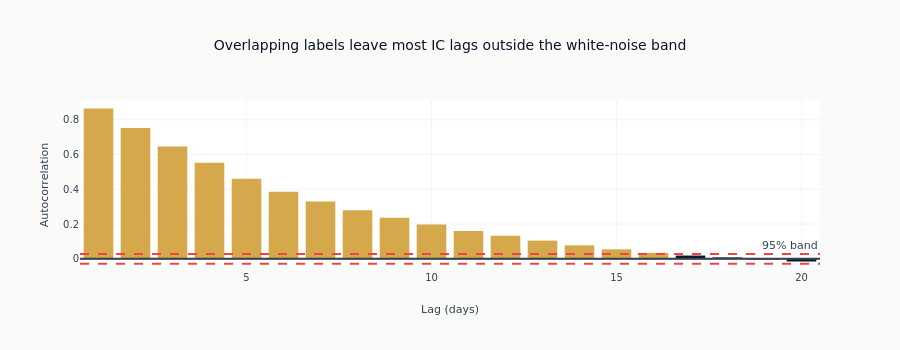

The notebook cell this image was saved under:
### Markdown cell above
### Autocorrelation in IC Series

Let's examine the autocorrelation structure directly.

### Code cell
# Compute autocorrelation function
def compute_acf(series, nlags=20):
    """Compute autocorrelation function."""
    n = len(series)
    series = series - np.mean(series)
    acf = []
    for lag in range(nlags + 1):
        if lag == 0:
            acf.append(1.0)
        else:
            acf.append(np.corrcoef(series[lag:], series[:-lag])[0, 1])
    return np.array(acf)


n_acf_lags = LABEL_HORIZON - 1
acf_values = compute_acf(ic_series, nlags=n_acf_lags)

# Significance bounds for white noise
n = len(ic_series)
sig_bound = 1.96 / np.sqrt(n)

# Visualize ACF
fig = go.Figure()

# Count significant lags
n_significant_lags = sum(abs(acf_values[1:]) > sig_bound)

fig.add_trace(
    go.Bar(
        x=list(range(1, n_acf_lags + 1)),
        y=acf_values[1:],
        name="ACF",
        marker_color=[
            COLORS["amber"] if abs(v) > sig_bound else COLORS["blue"] for v in acf_values[1:]
        ],
    )
)

fig.add_hline(
    y=sig_bound, line_dash="dash", line_color=COLORS["negative"], annotation_text="95% band"
)
fig.add_hline(y=-sig_bound, line_dash="dash", line_color=COLORS["negative"])
fig.add_hline(y=0, line_color=COLORS["neutral"])

fig.update_layout(
    title="Overlapping labels leave most IC lags outside the white-noise band",
    xaxis_title="Lag (days)",
    yaxis_title="Autocorrelation",
    template="ml4t",
    height=350,
)
fig.show()
print(f"\nSignificant autocorrelation lags: {n_significant_lags}/{n_acf_lags}")
print("\nThis means naive t-statistics will overstate significance!")

### Figure 1 — Plotly figure (JSON) as saved in the notebook; plotly's stock layout.template omitted (floating-point values rounded to 4 significant figures)
{"data": [{"marker": {"color": ["#D4A84B", "#D4A84B", "#D4A84B", "#D4A84B", "#D4A84B", "#D4A84B", "#D4A84B", "#D4A84B", "#D4A84B", "#D4A84B", "#D4A84B", "#D4A84B", "#D4A84B", "#D4A84B", "#D4A84B", "#D4A84B", "#0a1628", "#0a1628", "#0a1628", "#0a1628"]}, "name": "ACF", "type": "bar", "x": [1, 2, 3, 4, 5, 6, 7, 8, 9, 10, 11, 12, 13, 14, 15, 16, 17, 18, 19, 20], "y": [0.8645, 0.752, 0.6465, 0.5528, 0.461, 0.3861, 0.3294, 0.2787, 0.2368, 0.1976, 0.1602, 0.1327, 0.105, 0.07749, 0.05454, 0.03444, 0.01889, 0.008261, -0.00355, -0.0153]}], "layout": {"annotations": [{"showarrow": false, "text": "95% band", "x": 1, "xanchor": "right", "xref": "x domain", "y": 0.02775, "yanchor": "bottom", "yref": "y"}], "height": 350, "shapes": [{"line": {"color": "#ef4444", "dash": "dash"}, "type": "line", "x0": 0, "x1": 1, "xref": "x domain", "y0": 0.02775, "y1": 0.02775, "yref": "y"}, {"line": {"color": "#ef4444", "dash": "dash"}, "type": "line", "x0": 0, "x1": 1, "xref": "x domain", "y0": -0.02775, "y1": -0.02775, "yref": "y"}, {"line": {"color": "#334155"}, "type": "line", "x0": 0, "x1": 1, "xref": "x domain", "y0": 0, "y1": 0, "yref": "y"}], "title": {"text": "Overlapping labels leave most IC lags outside the white-noise band"}, "xaxis": {"title": {"text": "Lag (days)"}}, "yaxis": {"title": {"text": "Autocorrelation"}}}}
